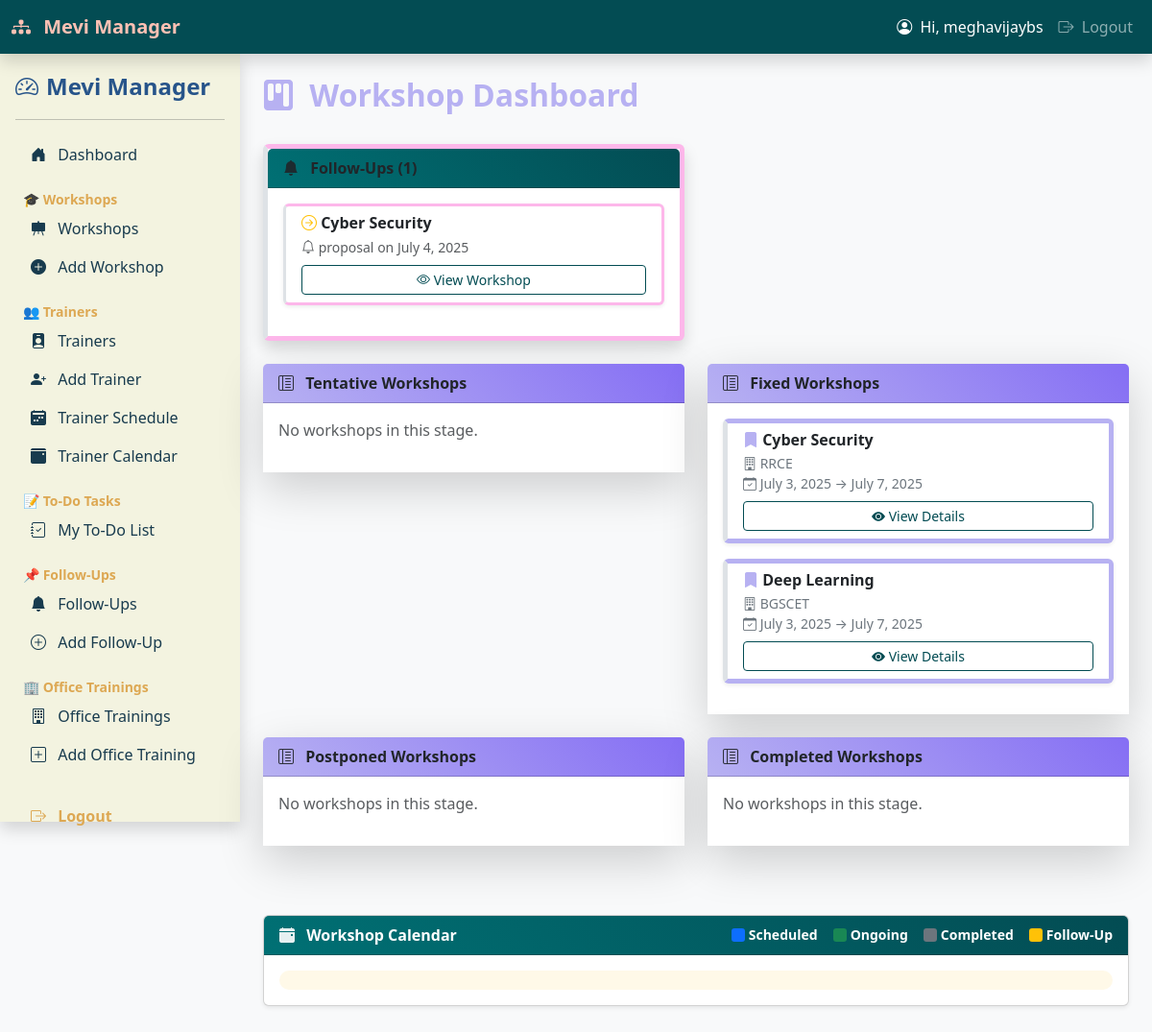
The app's page / (signed in) with its own data.
### workshop_manager/models.py (models this page shows, shortened)
class FollowUp(models.Model):
    workshop = models.ForeignKey(Workshop, on_delete=models.CASCADE)
    follow_up_type = models.CharField(max_length=100, choices=[
        ('proposal', 'Send Proposal'),
        ('call', 'Follow-up Call'),
        ('meeting', 'HOD Meeting'),
    ])
    due_date = models.DateField()
    is_completed = models.BooleanField(default=False)
    notes = models.TextField(blank=True)

class Workshop(models.Model):
    STATUS_CHOICES = [
        ('tentative', 'Tentative'),
        ('fixed', 'Fixed'),
        ('postponed', 'Postponed'),
        ('cancelled', 'Cancelled'),
        ('completed', 'Completed'),
    ]
    title = models.CharField(max_length=200)
    college = models.CharField(max_length=200)
    department = models.CharField(max_length=100)
    start_date = models.DateField()
    end_date = models.DateField()
    status = models.CharField(max_length=20, choices=STATUS_CHOICES, default='tentative')
    remarks = models.TextField(blank=True)
    created_on = models.DateTimeField(auto_now_add=True)
    updated_on = models.DateTimeField(auto_now=True)
    assigned_trainers = models.ManyToManyField(Trainer, blank=True)
    report = models.FileField(upload_to='workshop_reports/', blank=True, null=True)

### workshop_manager/views.py (the view)
# urls.py: path('', views.dashboard, name='dashboard'),
@login_required
def dashboard(request):
    today = now().date()
    status_columns = [
        {"label": "Tentative", "workshops": Workshop.objects.filter(status='tentative'), "color": "warning"},
        {"label": "Fixed", "workshops": Workshop.objects.filter(status='fixed'), "color": "success"},
        {"label": "Postponed", "workshops": Workshop.objects.filter(status='postponed'), "color": "info"},
        {"label": "Cancelled", "workshops": Workshop.objects.filter(status='cancelled'), "color": "secondary"},
        {"label": "Completed", "workshops": Workshop.objects.filter(status='completed'), "color": "dark"},
    ]
    ongoing = Workshop.objects.filter(start_date__lte=today, end_date__gte=today)
    upcoming = Workshop.objects.filter(start_date__gt=today)
    past = Workshop.objects.filter(end_date__lt=today)
    all_workshops = list(chain(ongoing, upcoming, past))
    followups = FollowUp.objects.select_related('workshop').all()
    followups_due = FollowUp.objects.filter(due_date__lte=today, is_completed=False)
    return render(request, "dashboard.html", {
        "status_columns": status_columns,
        "ongoing": ongoing,
        "upcoming": upcoming,
        "past": past,
        "followups_due": followups_due,
        'calendar_followups': followups,
        "calendar_workshops": all_workshops
    })

### workshop_manager/templates/dashboard.html (shortened to what this page needs)
{% extends 'base.html' %}
{% load static %}
{% block content %}
<link href="https://cdn.jsdelivr.net/npm/fullcalendar@6.1.8/main.min.css" rel="stylesheet">
<div class="container mt-4">
  <div class="d-flex justify-content-between align-items-center mb-4">
    <h2 class="fw-bold" style="color: var(--primary-color);">
      <i class="bi bi-kanban-fill me-2"></i> Workshop Dashboard
    </h2>
  </div>
  {% if followups_due %}
  <div class="row mb-4">
    <div class="col-md-6">
      <div class="card shadow border-start border-5" style="border-color: var(--accent-color);">
        <div class="card-header fw-bold text-dark" style="background-color: var(--accent-color);">
          <i class="bi bi-bell-fill me-2"></i> Follow-Ups ({{ followups_due.count }})
        </div>
        <div class="card-body bg-white" style="max-height: 400px; overflow-y: auto;">
          {% for f in followups_due %}
          <div class="card mb-3 shadow-sm border-start border-3 kanban-card" style="border-color: var(--accent-color);">
            <div class="card-body py-2 px-3">
              <h6 class="mb-1 text-dark">
                <i class="bi bi-arrow-right-circle text-warning"></i> {{ f.workshop.title }}
              </h6>
              <p class="small text-muted mb-2">
                <i class="bi bi-bell"></i> {{ f.follow_up_type }} on {{ f.due_date }}
              </p>
              <a href="{% url 'workshop_detail' f.workshop.pk %}" class="btn btn-sm btn-outline-dark w-100">
                <i class="bi bi-eye"></i> View Workshop
              </a>
            </div>
          </div>
          {% empty %}
          <p class="text-muted">No follow-ups</p>
          {% endfor %}
        </div>
      </div>
    </div>
  </div>
  {% endif %}
  <div class="row mb-5">
    {% for column in status_columns %}
      {% if column.label != "Cancelled" %}
      <div class="col-md-6 mb-4">
        <div class="card border-0 shadow-lg">
          <div class="card-header fw-bold text-dark"
               style="background: linear-gradient(45deg, var(--primary-color), #856ef4);">
            <i class="bi bi-layout-text-sidebar-reverse me-2"></i> {{ column.label }} Workshops
          </div>
          <div class="card-body bg-white" style="max-height: 450px; overflow-y: auto;">
            {% for workshop in column.workshops %}
            <div class="card mb-3 border-start border-5 kanban-card shadow-sm"
                 style="border-color: var(--primary-color);">
              <div class="card-body py-2 px-3">
                <h6 class="mb-1 text-dark">
                  <i class="bi bi-bookmark-fill" style="color: var(--primary-color);"></i> {{ workshop.title }}
                </h6>
                <p class="small text-secondary mb-2">
                  <i class="bi bi-building"></i> {{ workshop.college }}<br>
                  <i class="bi bi-calendar-check"></i> {{ workshop.start_date }} → {{ workshop.end_date }}
                </p>
                <a href="{% url 'workshop_detail' workshop.pk %}" class="btn btn-outline-dark btn-sm w-100">
                  <i class="bi bi-eye-fill"></i> View Details
                </a>
              </div>
            </div>
            {% empty %}
            <p class="text-muted">No workshops in this stage.</p>
            {% endfor %}
          </div>
        </div>
      </div>
      {% endif %}
    {% endfor %}
  </div>
  <div class="card shadow-sm mb-5">
    <div class="card-header text-white fw-bold d-flex justify-content-between align-items-center"
         style="background-color: var(--primary-color);">
      <span><i class="bi bi-calendar-event-fill me-2"></i> Workshop Calendar</span>
      <div class="d-none d-md-flex align-items-center small">
        <span class="legend-badge bg-primary me-1"></span> Scheduled
        <span class="legend-badge bg-success ms-3 me-1"></span> Ongoing
        <span class="legend-badge bg-secondary ms-3 me-1"></span> Completed
        <span class="legend-badge bg-warning ms-3 me-1"></span> Follow-Up
      </div>
    </div>
    <div class="card-body">
      <div id="workshop-calendar"></div>
    </div>
  </div>
</div>
{% endblock %}

### workshop_manager/templates/base.html (shortened to what this page needs)
<!DOCTYPE html>
<html lang="en">
<head>
  {% block head %}
  <link href="https://cdn.jsdelivr.net/npm/bootstrap@5.3.0/dist/css/bootstrap.min.css" rel="stylesheet">
  <link href="https://cdn.jsdelivr.net/npm/fullcalendar@6.1.8/index.global.min.css" rel="stylesheet">
  <link rel="stylesheet" href="https://cdn.jsdelivr.net/npm/bootstrap-icons@1.11.1/font/bootstrap-icons.css">
  {% endblock %}
</head>
<body>
  <nav class="navbar navbar-expand-lg navbar-dark bg-dark fixed-top shadow">
    <div class="container-fluid">
      <a class="navbar-brand" href="{% url 'dashboard' %}">
        <i class="bi bi-diagram-3-fill me-2"></i> Mevi Manager
      </a>
      <div class="collapse navbar-collapse justify-content-end">
        <ul class="navbar-nav">
          {% if user.is_authenticated %}
            <li class="nav-item">
              <span class="nav-link text-white"><i class="bi bi-person-circle me-1"></i> Hi, {{ user.username }}</span>
            </li>
            <li class="nav-item">
              <a class="nav-link" href="{% url 'logout' %}"><i class="bi bi-box-arrow-right me-1"></i> Logout</a>
            </li>
          {% else %}
            <li class="nav-item">
              <a class="nav-link" href="{% url 'login' %}">Login</a>
            </li>
          {% endif %}
        </ul>
      </div>
    </div>
  </nav>
  <div class="d-flex">
    {% include 'sidebar.html' %}
    <div class="container-fluid" style="margin-left: 250px;">
      {% block content %}{% endblock %}
    </div>
  </div>
</body>
</html>

### workshop_manager/templates/base.html (style rules this page uses)
:root { --primary-dark: #034C53; --primary: #007074; --accent: #F38C79; --light-accent: #FFC1B4; }
body { padding-top: 56px; background-color: #f8f9fa; }
.navbar-dark.bg-dark { background-color: var(--primary-dark) !important; }
.navbar-brand { font-weight: bold; font-size: 1.25rem; color: var(--light-accent) !important; }
.nav-link.text-white { color: #fff !important; }
.btn-outline-dark { border-color: var(--primary-dark); color: var(--primary-dark); }
.card-header { background: linear-gradient(45deg, var(--primary), var(--primary-dark)); }
.card-header.text-white { color: #fff !important; }
.legend-badge { width: 14px; height: 14px; display: inline-block; border-radius: 3px; margin-right: 6px; }

### workshop_manager/templates/dashboard.html (style rules this page uses)
:root { --primary-color: #B7B1F2; --accent-color: #FDB7EA; --highlight-color: #FFDCCC; --light-bg: #FBF3B9; }
.legend-badge { display: inline-block; width: 14px; height: 14px; border-radius: 3px; margin-right: 6px; }
.kanban-card h6 { font-size: 1rem; font-weight: 600; }
#workshop-calendar { background-color: #fff9e8; border-radius: 10px; padding: 10px; }
.card-header i { opacity: 0.9; }

### records on screen
FollowUp: workshop "Cyber Security", follow_up_type "proposal", due_date "July 4, 2025"
Workshop: title "Cyber Security", college "RRCE", start_date "July 3, 2025", end_date "July 7, 2025"
Workshop: title "Deep Learning", college "BGSCET", start_date "July 3, 2025", end_date "July 7, 2025"

### other values on screen
{{ user.username }} "meghavijaybs"
{{ followups_due.count }} "1"
{{ column.label }} "Tentative" "Fixed" "Postponed" "Completed"
